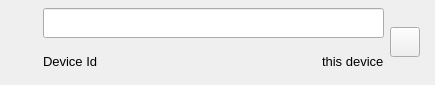
<?xml version="1.0" encoding="UTF-8"?>
<ui version="4.0">
 <class>DeviceItemWidget</class>
 <widget class="QWidget" name="DeviceItemWidget">
  <property name="geometry">
   <rect>
    <x>0</x>
    <y>0</y>
    <width>435</width>
    <height>85</height>
   </rect>
  </property>
  <property name="windowTitle">
   <string>Form</string>
  </property>
  <layout class="QHBoxLayout" name="horizontalLayout">
   <property name="leftMargin">
    <number>7</number>
   </property>
   <property name="topMargin">
    <number>7</number>
   </property>
   <property name="rightMargin">
    <number>7</number>
   </property>
   <property name="bottomMargin">
    <number>7</number>
   </property>
   <item>
    <widget class="QLabel" name="label_2">
     <property name="minimumSize">
      <size>
       <width>30</width>
       <height>30</height>
      </size>
     </property>
     <property name="maximumSize">
      <size>
       <width>30</width>
       <height>30</height>
      </size>
     </property>
     <property name="text">
      <string/>
     </property>
     <property name="pixmap">
      <pixmap resource="ressources.qrc">:/images/icons/baseline-desktop_windows-24px.svg</pixmap>
     </property>
    </widget>
   </item>
   <item>
    <layout class="QVBoxLayout" name="verticalLayout">
     <property name="spacing">
      <number>7</number>
     </property>
     <property name="rightMargin">
      <number>0</number>
     </property>
     <item>
      <widget class="QLineEdit" name="editDeviceName">
       <property name="minimumSize">
        <size>
         <width>0</width>
         <height>30</height>
        </size>
       </property>
       <property name="maximumSize">
        <size>
         <width>16777215</width>
         <height>30</height>
        </size>
       </property>
       <property name="font">
        <font>
         <pointsize>10</pointsize>
        </font>
       </property>
      </widget>
     </item>
     <item>
      <layout class="QHBoxLayout" name="horizontalLayout_2">
       <property name="topMargin">
        <number>0</number>
       </property>
       <item>
        <widget class="QLabel" name="labelDeviceId">
         <property name="minimumSize">
          <size>
           <width>0</width>
           <height>30</height>
          </size>
         </property>
         <property name="maximumSize">
          <size>
           <width>16777215</width>
           <height>30</height>
          </size>
         </property>
         <property name="font">
          <font>
           <pointsize>10</pointsize>
          </font>
         </property>
         <property name="text">
          <string>Device Id</string>
         </property>
        </widget>
       </item>
       <item>
        <spacer name="horizontalSpacer_2">
         <property name="orientation">
          <enum>Qt::Horizontal</enum>
         </property>
         <property name="sizeHint" stdset="0">
          <size>
           <width>40</width>
           <height>20</height>
          </size>
         </property>
        </spacer>
       </item>
       <item>
        <widget class="QLabel" name="labelThisDevice">
         <property name="minimumSize">
          <size>
           <width>0</width>
           <height>30</height>
          </size>
         </property>
         <property name="maximumSize">
          <size>
           <width>16777215</width>
           <height>30</height>
          </size>
         </property>
         <property name="font">
          <font>
           <pointsize>10</pointsize>
           <underline>false</underline>
          </font>
         </property>
         <property name="text">
          <string>this device</string>
         </property>
        </widget>
       </item>
      </layout>
     </item>
    </layout>
   </item>
   <item>
    <widget class="QPushButton" name="btnEditDevice">
     <property name="minimumSize">
      <size>
       <width>30</width>
       <height>30</height>
      </size>
     </property>
     <property name="maximumSize">
      <size>
       <width>30</width>
       <height>30</height>
      </size>
     </property>
     <property name="text">
      <string/>
     </property>
     <property name="icon">
      <iconset resource="ressources.qrc">
       <normaloff>:/images/icons/round-save_alt-24px.svg</normaloff>:/images/icons/round-save_alt-24px.svg</iconset>
     </property>
     <property name="iconSize">
      <size>
       <width>30</width>
       <height>30</height>
      </size>
     </property>
    </widget>
   </item>
   <item>
    <spacer name="horizontalSpacer">
     <property name="orientation">
      <enum>Qt::Horizontal</enum>
     </property>
     <property name="sizeType">
      <enum>QSizePolicy::Fixed</enum>
     </property>
     <property name="sizeHint" stdset="0">
      <size>
       <width>8</width>
       <height>0</height>
      </size>
     </property>
    </spacer>
   </item>
  </layout>
 </widget>
 <resources>
  <include location="ressources.qrc"/>
 </resources>
 <connections/>
</ui>
